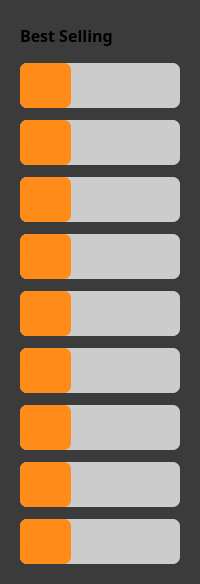
            <widget class="QWidget" name="widget_5" native="true">
             <property name="minimumSize">
              <size>
               <width>200</width>
               <height>0</height>
              </size>
             </property>
             <property name="maximumSize">
              <size>
               <width>210</width>
               <height>16777215</height>
              </size>
             </property>
             <property name="styleSheet">
              <string notr="true">background-color: #3B3B3B;
border-radius:10px;
</string>
             </property>
             <layout class="QVBoxLayout" name="verticalLayout_12">
              <item alignment="Qt::AlignTop">
               <widget class="QWidget" name="widget_40" native="true">
                <property name="sizePolicy">
                 <sizepolicy hsizetype="Expanding" vsizetype="Preferred">
                  <horstretch>0</horstretch>
                  <verstretch>0</verstretch>
                 </sizepolicy>
                </property>
                <layout class="QVBoxLayout" name="verticalLayout_8">
                 <property name="spacing">
                  <number>12</number>
                 </property>
                 <item>
                  <widget class="QLabel" name="label_4">
                   <property name="minimumSize">
                    <size>
                     <width>121</width>
                     <height>31</height>
                    </size>
                   </property>
                   <property name="maximumSize">
                    <size>
                     <width>121</width>
                     <height>31</height>
                    </size>
                   </property>
                   <property name="font">
                    <font>
                     <family>Poppins SemiBold</family>
                     <pointsize>12</pointsize>
                     <bold>true</bold>
                    </font>
                   </property>
                   <property name="text">
                    <string>Best Selling</string>
                   </property>
                  </widget>
                 </item>
                 <item>
                  <widget class="QWidget" name="widget_6" native="true">
                   <property name="minimumSize">
                    <size>
                     <width>0</width>
                     <height>45</height>
                    </size>
                   </property>
                   <property name="maximumSize">
                    <size>
                     <width>16777215</width>
                     <height>45</height>
                    </size>
                   </property>
                   <property name="styleSheet">
                    <string notr="true">background-color: rgb(204, 204, 204);
border-radius:7px;
</string>
                   </property>
                   <layout class="QHBoxLayout" name="horizontalLayout_5">
                    <property name="leftMargin">
                     <number>0</number>
                    </property>
                    <property name="topMargin">
                     <number>0</number>
                    </property>
                    <property name="bottomMargin">
                     <number>0</number>
                    </property>
                    <item alignment="Qt::AlignLeft">
                     <widget class="QWidget" name="widget_20" native="true">
                      <property name="minimumSize">
                       <size>
                        <width>51</width>
                        <height>0</height>
                       </size>
                      </property>
                      <property name="styleSheet">
                       <string notr="true">background-color: rgb(255, 140, 24);</string>
                      </property>
                      <layout class="QVBoxLayout" name="verticalLayout_27">
                       <item>
                        <widget class="QToolButton" name="toolButton">
                         <property name="text">
                          <string/>
                         </property>
                         <property name="icon">
                          <iconset resource="resource1_rc.qrc">
                           <normaloff>:/iCons/icons/coffee-cup4.png</normaloff>:/iCons/icons/coffee-cup4.png</iconset>
                         </property>
                         <property name="iconSize">
                          <size>
                           <width>30</width>
                           <height>30</height>
                          </size>
                         </property>
                        </widget>
                       </item>
                      </layout>
                     </widget>
                    </item>
                   </layout>
                  </widget>
                 </item>
                 <item>
                  <widget class="QWidget" name="widget_7" native="true">
                   <property name="minimumSize">
                    <size>
                     <width>0</width>
                     <height>45</height>
                    </size>
                   </property>
                   <property name="maximumSize">
                    <size>
                     <width>16777215</width>
                     <height>45</height>
                    </size>
                   </property>
                   <property name="styleSheet">
                    <string notr="true">background-color: rgb(204, 204, 204);
border-radius:7px;
</string>
                   </property>
                   <layout class="QHBoxLayout" name="horizontalLayout_8">
                    <property name="leftMargin">
                     <number>0</number>
                    </property>
                    <property name="topMargin">
                     <number>0</number>
                    </property>
                    <property name="bottomMargin">
                     <number>0</number>
                    </property>
                    <item alignment="Qt::AlignLeft">
                     <widget class="QWidget" name="widget_21" native="true">
                      <property name="minimumSize">
                       <size>
                        <width>51</width>
                        <height>0</height>
                       </size>
                      </property>
                      <property name="styleSheet">
                       <string notr="true">background-color: rgb(255, 140, 24);</string>
                      </property>
                      <layout class="QGridLayout" name="gridLayout_10">
                       <item row="0" column="0">
                        <widget class="QToolButton" name="toolButton_3">
                         <property name="text">
                          <string/>
                         </property>
                         <property name="icon">
                          <iconset resource="resource1_rc.qrc">
                           <normaloff>:/iCons/icons/coffee-cup4.png</normaloff>:/iCons/icons/coffee-cup4.png</iconset>
                         </property>
                         <property name="iconSize">
                          <size>
                           <width>30</width>
                           <height>30</height>
                          </size>
                         </property>
                        </widget>
                       </item>
                      </layout>
                     </widget>
                    </item>
                   </layout>
                  </widget>
                 </item>
                 <item>
                  <widget class="QWidget" name="widget_8" native="true">
                   <property name="minimumSize">
                    <size>
                     <width>0</width>
                     <height>45</height>
                    </size>
                   </property>
                   <property name="maximumSize">
                    <size>
                     <width>16777215</width>
                     <height>45</height>
                    </size>
                   </property>
                   <property name="styleSheet">
                    <string notr="true">background-color: rgb(204, 204, 204);
border-radius:7px;
</string>
                   </property>
                   <layout class="QHBoxLayout" name="horizontalLayout_9">
                    <property name="leftMargin">
                     <number>0</number>
                    </property>
                    <property name="topMargin">
                     <number>0</number>
                    </property>
                    <property name="bottomMargin">
                     <number>0</number>
                    </property>
                    <item alignment="Qt::AlignLeft">
                     <widget class="QWidget" name="widget_22" native="true">
                      <property name="minimumSize">
                       <size>
                        <width>51</width>
                        <height>0</height>
                       </size>
                      </property>
                      <property name="styleSheet">
                       <string notr="true">background-color: rgb(255, 140, 24);</string>
                      </property>
                      <layout class="QGridLayout" name="gridLayout_11">
                       <item row="0" column="0">
                        <widget class="QToolButton" name="toolButton_4">
                         <property name="text">
                          <string/>
                         </property>
                         <property name="icon">
                          <iconset resource="resource1_rc.qrc">
                           <normaloff>:/iCons/icons/coffee-cup4.png</normaloff>:/iCons/icons/coffee-cup4.png</iconset>
                         </property>
                         <property name="iconSize">
                          <size>
                           <width>30</width>
                           <height>30</height>
                          </size>
                         </property>
                        </widget>
                       </item>
                      </layout>
                     </widget>
                    </item>
                   </layout>
                  </widget>
                 </item>
                 <item>
                  <widget class="QWidget" name="widget_9" native="true">
                   <property name="minimumSize">
                    <size>
                     <width>0</width>
                     <height>45</height>
                    </size>
                   </property>
                   <property name="maximumSize">
                    <size>
                     <width>16777215</width>
                     <height>45</height>
                    </size>
                   </property>
                   <property name="styleSheet">
                    <string notr="true">background-color: rgb(204, 204, 204);
border-radius:7px;
</string>
                   </property>
                   <layout class="QHBoxLayout" name="horizontalLayout_13">
                    <property name="leftMargin">
                     <number>0</number>
                    </property>
                    <property name="topMargin">
                     <number>0</number>
                    </property>
                    <property name="bottomMargin">
                     <number>0</number>
                    </property>
                    <item alignment="Qt::AlignLeft">
                     <widget class="QWidget" name="widget_23" native="true">
                      <property name="minimumSize">
                       <size>
                        <width>51</width>
                        <height>0</height>
                       </size>
                      </property>
                      <property name="styleSheet">
                       <string notr="true">background-color: rgb(255, 140, 24);</string>
                      </property>
                      <layout class="QGridLayout" name="gridLayout_21">
                       <item row="0" column="0">
                        <widget class="QToolButton" name="toolButton_5">
                         <property name="text">
                          <string/>
                         </property>
                         <property name="icon">
                          <iconset resource="resource1_rc.qrc">
                           <normaloff>:/iCons/icons/coffee-cup4.png</normaloff>:/iCons/icons/coffee-cup4.png</iconset>
                         </property>
                         <property name="iconSize">
                          <size>
                           <width>30</width>
                           <height>30</height>
                          </size>
                         </property>
                        </widget>
                       </item>
                      </layout>
                     </widget>
                    </item>
                   </layout>
                  </widget>
                 </item>
                 <item>
                  <widget class="QWidget" name="widget_10" native="true">
                   <property name="minimumSize">
                    <size>
                     <width>0</width>
                     <height>45</height>
                    </size>
                   </property>
                   <property name="maximumSize">
                    <size>
                     <width>16777215</width>
                     <height>45</height>
                    </size>
                   </property>
                   <property name="styleSheet">
                    <string notr="true">background-color: rgb(204, 204, 204);
border-radius:7px;
</string>
                   </property>
                   <layout class="QHBoxLayout" name="horizontalLayout_16">
                    <property name="leftMargin">
                     <number>0</number>
                    </property>
                    <property name="topMargin">
                     <number>0</number>
                    </property>
                    <property name="bottomMargin">
                     <number>0</number>
                    </property>
                    <item alignment="Qt::AlignLeft">
                     <widget class="QWidget" name="widget_24" native="true">
                      <property name="minimumSize">
                       <size>
                        <width>51</width>
                        <height>0</height>
                       </size>
                      </property>
                      <property name="styleSheet">
                       <string notr="true">background-color: rgb(255, 140, 24);</string>
                      </property>
                      <layout class="QGridLayout" name="gridLayout_22">
                       <item row="0" column="0">
                        <widget class="QToolButton" name="toolButton_6">
                         <property name="text">
                          <string/>
                         </property>
                         <property name="icon">
                          <iconset resource="resource1_rc.qrc">
                           <normaloff>:/iCons/icons/coffee-cup4.png</normaloff>:/iCons/icons/coffee-cup4.png</iconset>
                         </property>
                         <property name="iconSize">
                          <size>
                           <width>30</width>
                           <height>30</height>
                          </size>
                         </property>
                        </widget>
                       </item>
                      </layout>
                     </widget>
                    </item>
                   </layout>
                  </widget>
                 </item>
                 <item>
                  <widget class="QWidget" name="widget_11" native="true">
                   <property name="minimumSize">
                    <size>
                     <width>0</width>
                     <height>45</height>
                    </size>
                   </property>
                   <property name="maximumSize">
                    <size>
                     <width>16777215</width>
                     <height>45</height>
                    </size>
                   </property>
                   <property name="styleSheet">
                    <string notr="true">background-color: rgb(204, 204, 204);
border-radius:7px;
</string>
                   </property>
                   <layout class="QHBoxLayout" name="horizontalLayout_17">
                    <property name="leftMargin">
                     <number>0</number>
                    </property>
                    <property name="topMargin">
                     <number>0</number>
                    </property>
                    <property name="bottomMargin">
                     <number>0</number>
                    </property>
                    <item alignment="Qt::AlignLeft">
                     <widget class="QWidget" name="widget_25" native="true">
                      <property name="minimumSize">
                       <size>
                        <width>51</width>
                        <height>0</height>
                       </size>
                      </property>
                      <property name="styleSheet">
                       <string notr="true">background-color: rgb(255, 140, 24);</string>
                      </property>
                      <layout class="QGridLayout" name="gridLayout_23">
                       <item row="0" column="0">
                        <widget class="QToolButton" name="toolButton_7">
                         <property name="text">
                          <string/>
                         </property>
                         <property name="icon">
                          <iconset resource="resource1_rc.qrc">
                           <normaloff>:/iCons/icons/coffee-cup4.png</normaloff>:/iCons/icons/coffee-cup4.png</iconset>
                         </property>
                         <property name="iconSize">
                          <size>
                           <width>30</width>
                           <height>30</height>
                          </size>
                         </property>
                        </widget>
                       </item>
                      </layout>
                     </widget>
                    </item>
                   </layout>
                  </widget>
                 </item>
                 <item>
                  <widget class="QWidget" name="widget_12" native="true">
                   <property name="minimumSize">
                    <size>
                     <width>0</width>
                     <height>45</height>
                    </size>
                   </property>
                   <property name="maximumSize">
                    <size>
                     <width>16777215</width>
                     <height>45</height>
                    </size>
                   </property>
                   <property name="styleSheet">
                    <string notr="true">background-color: rgb(204, 204, 204);
border-radius:7px;
</string>
                   </property>
                   <layout class="QHBoxLayout" name="horizontalLayout_18">
                    <property name="leftMargin">
                     <number>0</number>
                    </property>
                    <property name="topMargin">
                     <number>0</number>
                    </property>
                    <property name="bottomMargin">
                     <number>0</number>
                    </property>
                    <item alignment="Qt::AlignLeft">
                     <widget class="QWidget" name="widget_26" native="true">
                      <property name="minimumSize">
                       <size>
                        <width>51</width>
                        <height>0</height>
                       </size>
                      </property>
                      <property name="styleSheet">
                       <string notr="true">background-color: rgb(255, 140, 24);</string>
                      </property>
                      <layout class="QGridLayout" name="gridLayout_24">
                       <item row="0" column="0">
                        <widget class="QToolButton" name="toolButton_8">
                         <property name="text">
                          <string/>
                         </property>
                         <property name="icon">
                          <iconset resource="resource1_rc.qrc">
                           <normaloff>:/iCons/icons/coffee-cup4.png</normaloff>:/iCons/icons/coffee-cup4.png</iconset>
                         </property>
                         <property name="iconSize">
                          <size>
                           <width>30</width>
                           <height>30</height>
                          </size>
                         </property>
                        </widget>
                       </item>
                      </layout>
                     </widget>
                    </item>
                   </layout>
                  </widget>
                 </item>
                 <item>
                  <widget class="QWidget" name="widget_13" native="true">
                   <property name="minimumSize">
                    <size>
                     <width>0</width>
                     <height>45</height>
                    </size>
                   </property>
                   <property name="maximumSize">
                    <size>
                     <width>16777215</width>
                     <height>45</height>
                    </size>
                   </property>
                   <property name="styleSheet">
                    <string notr="true">background-color: rgb(204, 204, 204);
border-radius:7px;
</string>
                   </property>
                   <layout class="QHBoxLayout" name="horizontalLayout_19">
                    <property name="leftMargin">
                     <number>0</number>
                    </property>
                    <property name="topMargin">
                     <number>0</number>
                    </property>
                    <property name="bottomMargin">
                     <number>0</number>
                    </property>
                    <item alignment="Qt::AlignLeft">
                     <widget class="QWidget" name="widget_71" native="true">
                      <property name="minimumSize">
                       <size>
                        <width>51</width>
                        <height>0</height>
                       </size>
                      </property>
                      <property name="styleSheet">
                       <string notr="true">background-color: rgb(255, 140, 24);</string>
                      </property>
                      <layout class="QGridLayout" name="gridLayout_25">
                       <item row="0" column="0">
                        <widget class="QToolButton" name="toolButton_9">
                         <property name="text">
                          <string/>
                         </property>
                         <property name="icon">
                          <iconset resource="resource1_rc.qrc">
                           <normaloff>:/iCons/icons/coffee-cup4.png</normaloff>:/iCons/icons/coffee-cup4.png</iconset>
                         </property>
                         <property name="iconSize">
                          <size>
                           <width>30</width>
                           <height>30</height>
                          </size>
                         </property>
                        </widget>
                       </item>
                      </layout>
                     </widget>
                    </item>
                   </layout>
                  </widget>
                 </item>
                 <item>
                  <widget class="QWidget" name="widget_14" native="true">
                   <property name="minimumSize">
                    <size>
                     <width>0</width>
                     <height>45</height>
                    </size>
                   </property>
                   <property name="maximumSize">
                    <size>
                     <width>16777215</width>
                     <height>45</height>
                    </size>
                   </property>
                   <property name="styleSheet">
                    <string notr="true">background-color: rgb(204, 204, 204);
border-radius:7px;
</string>
                   </property>
                   <layout class="QHBoxLayout" name="horizontalLayout_20">
                    <property name="leftMargin">
                     <number>0</number>
                    </property>
                    <property name="topMargin">
                     <number>0</number>
                    </property>
                    <property name="bottomMargin">
                     <number>0</number>
                    </property>
                    <item alignment="Qt::AlignLeft">
                     <widget class="QWidget" name="widget_72" native="true">
                      <property name="minimumSize">
                       <size>
                        <width>51</width>
                        <height>0</height>
                       </size>
                      </property>
                      <property name="styleSheet">
                       <string notr="true">background-color: rgb(255, 140, 24);</string>
                      </property>
                      <layout class="QGridLayout" name="gridLayout_26">
                       <item row="0" column="0">
                        <widget class="QToolButton" name="toolButton_10">
                         <property name="text">
                          <string/>
                         </property>
                         <property name="icon">
                          <iconset resource="resource1_rc.qrc">
                           <normaloff>:/iCons/icons/coffee-cup4.png</normaloff>:/iCons/icons/coffee-cup4.png</iconset>
                         </property>
                         <property name="iconSize">
                          <size>
                           <width>30</width>
                           <height>30</height>
                          </size>
                         </property>
                        </widget>
                       </item>
                      </layout>
                     </widget>
                    </item>
                   </layout>
                  </widget>
                 </item>
                </layout>
               </widget>
              </item>
             </layout>
            </widget>
